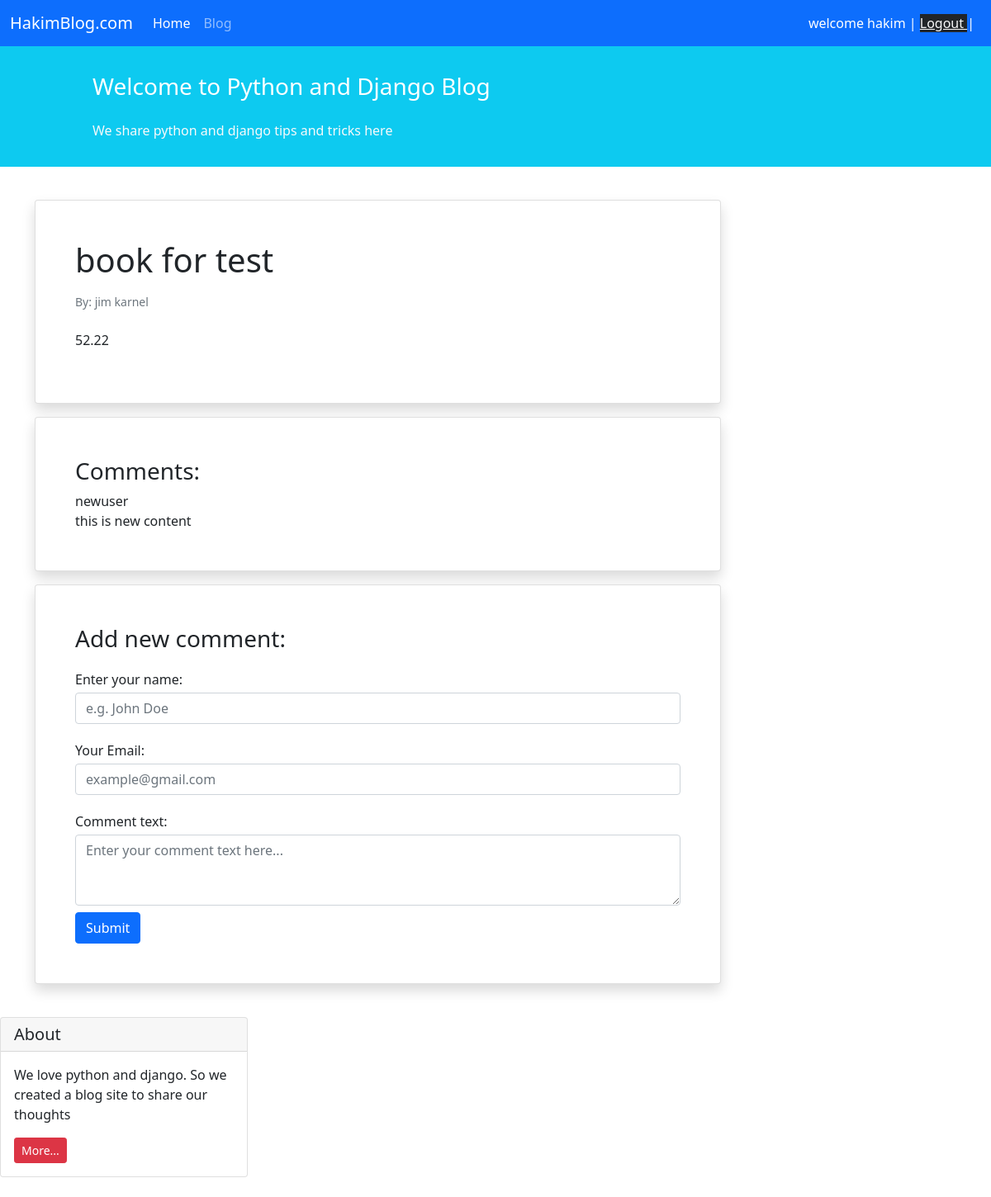
The page /store/1 (signed in) on the database its author committed.
### accounts/models.py (models this page shows)
class CustomUser(AbstractUser):
    pass

### Store/models.py (models this page shows, shortened)
class Book(models.Model):
    title = models.CharField(max_length=100)
    author = models.CharField(max_length=100)
    price = models.DecimalField( max_digits=6 , decimal_places=2)
    class Meta:
        permissions = [
            ( 'special_status' , 'can read all books' )
        ]

class Review(models.Model):
    content = models.TextField()
    authorreview = models.ForeignKey(get_user_model() , on_delete= models.CASCADE, related_name='reviews')
    Book= models.ForeignKey(Book , on_delete= models.CASCADE,  related_name='reviews')

### Store/views.py (the view)
# urls.py: path('<int:pk>' , BookDetailView.as_view() , name='book_detail')
class BookDetailView(LoginRequiredMixin , PermissionRequiredMixin ,generic.DetailView):
    model = Book
    template_name = 'store/book_detail.html'
    context_object_name = 'book_detail'
    login_url = 'account_login'
    permission_required = 'books.special_status'

### pages/templates/store/book_detail.html (shortened to what this page needs)
{% extends '_base.html' %}
{% block content %}
    <div class="container mt-4">
        <div class="row">
            <div class="col-9">
                <div class="card shadow my-3 p-5">
                    <h1>{{ book_detail.title }}</h1>
                    <p class="small text-muted mt-2">By: {{ book_detail.author }}</p>
                    <p class="mt-2">{{ book_detail.price }}</p>
                </div>
                {% for review in book_detail.reviews.all %}
                <div class="card shadow my-3 p-5">
                    <h3>Comments:</h3>
                    {{  review.authorreview    }}
                    <br>
                    {{  review.content    }}
                </div>
                {% endfor %}
                <div class="card shadow my-3 p-5">
                    <h3>Add new comment:</h3>
                    <form method="POST">
                        <div class="form-group py-2">
                            <label class="py-1" for="author_name">Enter your name:</label>
                            <input type="text" class="form-control" placeholder="e.g. John Doe" name="author_name">
                        </div>
                        <div class="form-group py-2">
                            <label class="py-1" for="email">Your Email:</label>
                            <input type="email" class="form-control" placeholder="example@gmail.com" name="email">
                        </div>
                        <div class="form-group py-2">
                            <label class="py-1" for="comment_text">Comment text:</label>
                            <textarea class="form-control" name="text" rows="3"
                                      placeholder="Enter your comment text here..."></textarea>
                        </div>
                        <button type="submit" class="btn btn-primary">Submit</button>
                    </form>
                </div>
            </div>
            </div>
        </div>
{% endblock content %}

### templates/_base.html (shortened to what this page needs)
<!doctype html>
<html lang="en">
<head>
    <link href="https://cdn.jsdelivr.net/npm/bootstrap@5.1.3/dist/css/bootstrap.min.css" rel="stylesheet"
>
</head>
<body>
<nav class="navbar navbar-expand-lg navbar-dark bg-primary">
    <div class="container-fluid">
        <a class="navbar-brand" href="#">HakimBlog.com</a>
        <div class="collapse navbar-collapse" id="navbarNavAltMarkup">
            <div class="navbar-nav">
                <a class="nav-link active" aria-current="page" href="#">Home</a>
                <a class="nav-link" href="#">Blog</a>
            </div>
        </div>
        <div class="mx-2 text-white">
            {% if user.is_authenticated %}
             welcome {{user.username}} | <a class="text-light bg-dark" href="{% url 'account_logout' %}" class="text_light"> Logout </a> |
            {% else %}
            <p><a href="{% url 'account_login' %}" class="text-light bg-dark">Login</a>| <a href="{% url 'account_signup' %}" class="text-light bg-dark">Signup</a></p>
            {% endif %}
        </div>
    </div>
</nav>
<div class="container-fluid bg-info">
    <div class="row py-3">
        <div class="col-md-8 col-md-10 mx-auto">
            <h3 class="my-4 mt-3 text-white">Welcome to Python and Django Blog</h3>
            <p class="text-light">We share python and django tips and tricks here</p>
        </div>
    </div>
</div>
{% block content %}
{% endblock content %}
        <div class="col-3">
                <div class="card my-4">
                    <h5 class="card-header">About</h5>
                    <div class="card-body">
                        <p class="card-text">We love python and django. So we created a blog site to share our
                            thoughts</p>
                        <a href="#"
                           class="btn btn-sm btn-danger">
                            More...
                        </a>
                    </div>
                </div>
        </div>
</body>
</html>

### rows shown on the page
CustomUser: username "hakim"
Book: title "book for test", author "jim karnel", price "52.22"
Review: authorreview "newuser", content "this is new content"
